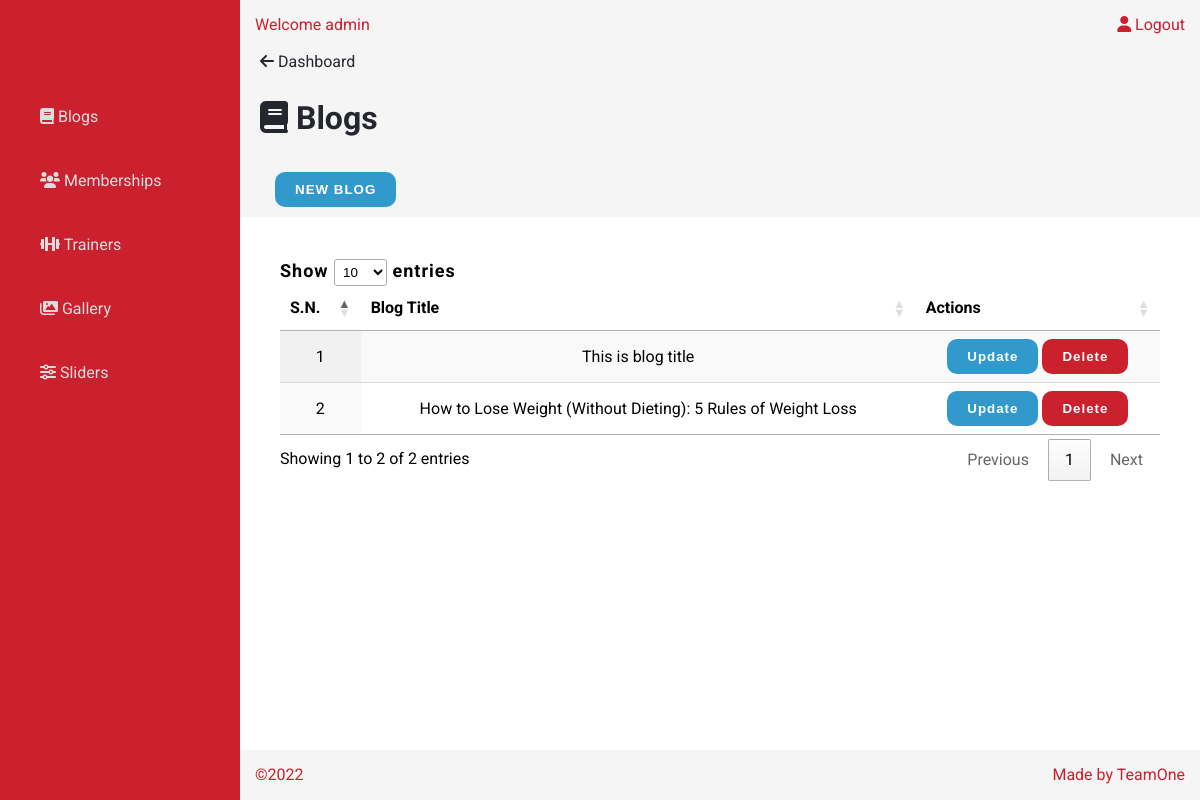
Screenshot of /admin/dashboard/blog/index.php (signed in) with the database file from the repository.
### tables this page shows
CREATE TABLE `blogs` (
  `blogID` int NOT NULL,
  `title` varchar(255) NOT NULL,
  `content` longtext NOT NULL,
  `imgName` varchar(255) NOT NULL
);

### admin/modules/blog/read.php (called while the page is built, shortened)
<?php
require '../../../database/querybuilder.php';
function getAllData(){
    $query = "select * from blogs order by blogID DESC;";
    $data = db_select($query);
    return $data;
}
?>

### database/querybuilder.php (called while the page is built, shortened)
<?php
	function db_query($query){
		$connection=db_connect();
		$result=mysqli_query($connection,$query);
		return $result;
	}
	function db_select($query){
		$data = db_query($query);
        if($data == false){
            echo "Database Errors".db_error();
        }else{
            if(mysqli_num_rows($data) > 0) {
                return $data;
              }
	}
}
 ?>

### admin/dashboard/blog/index.php (the view, shortened to what this page needs)
<?php
    require("../../inc/head.php");
    require("../../inc/header.php");
    require("../../inc/sidebar.php");
    require("../../modules/blog/read.php");
 ?>
<main>
    <div class = "pg-m">
        <p class="breadcrumb"><a href="../main/"><i class="fa-solid fa-arrow-left"></i> Dashboard</a></p>
        <h1 class="pg-heading"><i class="fa-solid fa-book"></i> Blogs</h1>
        <a href="create.php"><button class=" btn addnew btn-prim"> NEW BLOG </button></a>
    </div>
    <div class = 'datatable'>
<table id="table_id" class="display">
    <?php $data=getAllData();
          if (empty($data)){
              echo "<h3>No Data Found</h3>";
              exit();
        } else { ?>
    <thead>
        <tr>
            <th>S.N.</th>
            <th>Blog Title</th>
            <th>Actions</th>
        </tr>
    </thead>
    <tbody>
        <?php
            $i = 1;
        while($row = mysqli_fetch_assoc($data)) {
            ?>
         <tr>
         <td><?php echo $i?></td>
         <td><?php echo $row["title"] ?></td>
         <td>
         <form method = "POST" action="../../modules/blog/actions.php?id=<?php echo $row['blogID'] ?>" >
                <input class="btn btn-prim" type = "submit" name="update" value="Update"/>
                <input class="btn btn-danger" type = "submit" name="delete" value="Delete" onclick="return confirm('Are you sure you want to delete this blog?');"/>
            </form>
        </td>
        </tr>
        <?php $i++;} } ?>
    </tbody>
</table>
</div>
</main>
<?php require("../../inc/footer.php");?>

### admin/assets/css/style.css (style rules this page uses)
:root { --primary-color:#CB212E; --white:#FFFFFF; --black:#24272E; }
* { margin: 0; padding: 0; box-sizing: border-box; }
a { text-decoration: none; }
body { font-family: 'Roboto', sans-serif; font-size: 1rem; font-weight:400; line-height: 1.5; }
.pg-m { background-color: whitesmoke; padding-bottom: 10px; padding-left: 20px; }
.datatable { padding: 40px; }
table { text-align: center; }
.pg-heading { padding: 20px 0 20px 0; color: #24272E; }
.addnew { margin-left: 15px; margin-top: 10px; }
.btn { padding: 10px 20px; color: var(--white); border-radius: 10px; border: none; font-weight: bold; cursor: pointer; letter-spacing: 1px; }
.btn-prim { background-color:#3299CC; }
.btn-danger { background-color: var(--primary-color); }
.breadcrumb a { color: #24272E; }

### rows the page displays
blogs: title "This is blog title"
blogs: title "How to Lose Weight (Without Dieting): 5 Rules of Weight Loss"

### other values shown
$_SESSION['username'] "admin"
